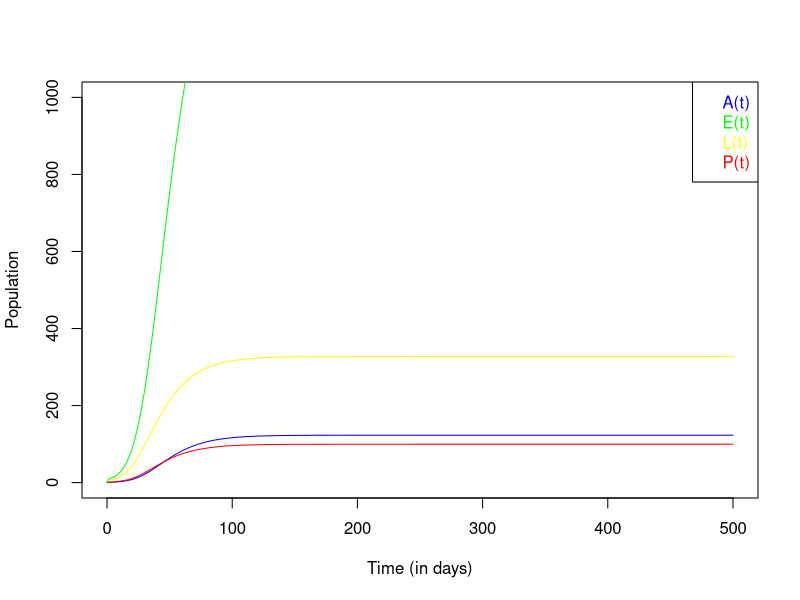

Reproduce this figure in R.
#created by: Joseph Baafi
#Date: November 10, 2020
#Purpose: To analyze mosquito population dynamics (autonomous model)

#Clear workspace
rm(list = ls())

#Load R package for solving diff equations
library(deSolve)

#Set working directory 
#setwd("/Users/hurford1/Documents/jb")

# Function to return rate of change of the states in the ODE model
model <- function(t, state, parameters) {
  with(as.list(c(state, parameters)), { 
    dE<- phi*(1-(A/K))*A - (deltaE+muE+pieE)*E
    dL<- deltaE*E - (deltaL+muL+pieL + sigmaL*L)*L
    dP <- deltaL*L - (deltaP+muP+pieP)*P
    dA <- chi*deltaP*P - (muA+pieA)*A
    list(c(dE, dL, dP, dA))
  })
}
# Set of parameter values used in the model
parameters <- c(
  phi = 10.7,
  K = 10^6,
  deltaE = 0.4,
  deltaL = 0.14,
  deltaP = 0.3,
  muE =  0.36,#0.0143 # value taken from Hamdan & Kilicman, 2020
  muL = 0.30, #0.0143 # value taken from Hamdan & Kilicman, 2020
  muP = 0.15, #0.0143 # value taken from Hamdan & Kilicman, 2020
  muA = 0.10,   # value taken from Hamdan & Kilicman, 2020
  pieE = 0.11,
  pieL = 0.10,
  pieP =  0.01,
  pieA = 0.07,
  sigmaL = 0.004,
  chi = 0.7     # value taken from Hamdan & Kilicman, 2020
) 

# Initial conditions
state <- c(
  E = 1, 
  L = 1, 
  P = 1,
  A = 1)

# Time steps in running the model
times <- seq(0, 500, by = 0.01)

# solving the system with ode function from the deSolve package
out <- ode(y = state, times = times, func = model, parms = parameters)

# Converting the numerical solution to a Dataframe
out <- data.frame(out)
head(out)

#plotting the numrical results 
plot(out$time, out$A, type = "l", col = "blue", ylim = c(0, 10^3), xlab = "Time (in days)", ylab = "Population")
lines(out$time, out$E, col = "green")
lines(out$time, out$L, col = "yellow")
lines(out$time, out$P, col = "red")
legend( "topright", c("A(t)", "E(t)", "L(t)", "P(t)"), 
        text.col=c("blue", "green", "yellow","red") )

##################################################################################################
# This lines of code helps to find the basic reproduction number of the model above
phi = 10.7
K = 10^6
deltaE = 0.4
deltaL = 0.14
deltaP = 0.3
muE =  0.36#0.0143 # value taken from Hamdan & Kilicman, 2020
muL = 0.30 #0.0143 # value taken from Hamdan & Kilicman, 2020
muP = 0.15 #0.0143 # value taken from Hamdan & Kilicman, 2020
muA = 0.10   # value taken from Hamdan & Kilicman, 2020
pieE = 0.11
pieL = 0.10
pieP =  0.01
pieA = 0.07
sigmaL = 0.004
chi = 0.7    # value taken from Hamdan & Kilicman, 2020
# The basic reproduction number  
Rm <- (chi*phi*deltaP*deltaL*deltaP)/((muA+pieA)*(deltaP+muP+pieP)*(deltaL+muL+pieL + sigmaL)*(deltaE+muE+pieE))

print(Rm)

####################################################################################################3##
# Create a vector of temperature values over time 
#time = c("Jan", "Feb", "March", "April", "May", "June", "July", "Aug", "Sep", "Oct", "Nov", "Dec")
time <- seq(1, 12)
Temperature = c(28.3, 28.1, 29.3, 28.3, 28.6, 28.4, 28.0, 28.5, 28.0, 27.9, 27.0, 27.3)
phi.values <- c(8.294, 8.294, 8.704, 8.294, 8.704, 8.295, 8.294, 8.704, 7.741, 7.082, 7.084, 7.084)
data <- data.frame(time, Temperature, phi.values)
